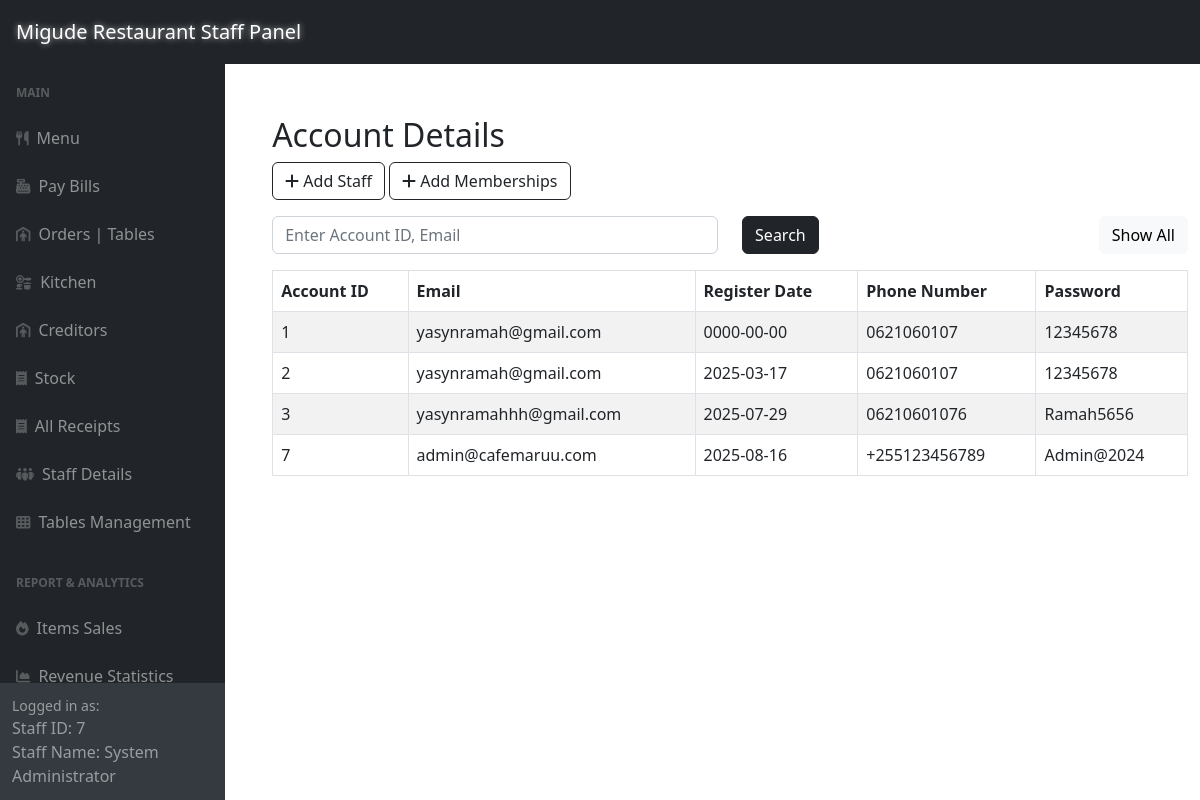
Page /adminSide/panel/account-panel.php (signed in) on the committed database.
### tables this page shows
CREATE TABLE `accounts` (
  `account_id` int(11) NOT NULL,
  `email` varchar(255) DEFAULT NULL,
  `register_date` date DEFAULT NULL,
  `phone_number` varchar(255) DEFAULT NULL,
  `password` varchar(255) DEFAULT NULL
);

### adminSide/panel/account-panel.php (the view, shortened to what this page needs)
<?php include '../inc/dashHeader.php'; ?>
<div class="wrapper">
    <div class="container-fluid pt-5 pl-600">
        <div class="row">
            <div class="m-50">
                <div class="mt-5 mb-3">
                    <h2 class="pull-left">Account Details</h2>
                    <a href="../staffCrud/createStaff.php" class="btn btn-outline-dark"><i class="fa fa-plus"></i> Add Staff</a>
                    <a href="../customerCrud/createCust.php" class="btn btn-outline-dark"><i class="fa fa-plus"></i> Add Memberships</a>
                </div>
                <div class="mb-3">
                    <form method="POST" action="#">
                        <div class="row">
                            <div class="col-md-6">
                                <input required type="text" id="search" name="search" class="form-control" placeholder="Enter Account ID, Email">
                            </div>
                            <div class="col-md-3">
                                <button type="submit" class="btn btn-dark">Search</button>
                            </div>
                            <div class="col" style="text-align: right;" >
                                <a href="account-panel.php" class="btn btn-light">Show All</a>
                            </div>
                        </div>
                    </form>
                </div>
                <?php
                require_once "../config.php";
                if (isset($_POST['search'])) {
                    if (!empty($_POST['search'])) {
                        $search = $_POST['search'];
                        $sql = "SELECT *
                                FROM accounts
                                WHERE email LIKE '%$search%' OR account_id LIKE '%$search%'
                                ORDER BY account_id;";
                    } else {
                        $sql = "SELECT *
                                FROM accounts
                                ORDER BY account_id;";
                    }
                } else {
                    $sql = "SELECT *
                            FROM accounts
                            ORDER BY account_id;";
                }
                if ($result = mysqli_query($link, $sql)) {
                    if (mysqli_num_rows($result) > 0) {
                        echo '<div class="table-responsive">';
                        echo '<table class="table table-bordered table-striped mb-0">';
                        echo "<thead>";
                        echo "<tr>";
                        echo "<th>Account ID</th>";
                        echo "<th>Email</th>";
                        echo "<th>Register Date</th>";
                        echo "<th>Phone Number</th>";
                        echo "<th>Password</th>";
                        echo "</tr>";
                        echo "</thead>";
                        echo "<tbody>";
                        while ($row = mysqli_fetch_array($result)) {
                            echo "<tr>";
                            echo "<td>" . $row['account_id'] . "</td>";
                            echo "<td>" . $row['email'] . "</td>";
                            echo "<td>" . $row['register_date'] . "</td>";
                            echo "<td>" . $row['phone_number'] . "</td>";
                            echo "<td>" . $row['password'] . "</td>";
                            echo "</tr>";
                        }
                        echo "</tbody>";
                        echo "</table>";
                        echo '</div>';
                    } else {
                        echo '<div class="alert alert-danger"><em>No records were found.</em></div>';
                    }
                } else {
                    echo "Oops! Something went wrong. Please try again later.";
                }
                ?>
            </div>
        </div>
    </div>
</div>
<?php include '../inc/dashFooter.php'; ?>

### adminSide/inc/dashHeader.php (style rules this page uses)
html, body { overflow-x: hidden; width: 100%; }
.container, .container-fluid { max-width: 100%; }

### adminSide/panel/account-panel.php (style rules this page uses)
.wrapper { width: 100%; max-width: 1300px; padding-left: 200px; padding-top: 20px }
.table-responsive { width: 100%; overflow-x: auto; -webkit-overflow-scrolling: touch; }

### rows in the picture
accounts: account_id "1", email "yasynramah@gmail.com", register_date "0000-00-00", phone_number "0621060107", password "12345678"
accounts: account_id "2", email "yasynramah@gmail.com", register_date "2025-03-17", phone_number "0621060107", password "12345678"
accounts: account_id "3", email "yasynramahhh@gmail.com", register_date "2025-07-29", phone_number "06210601076", password "Ramah5656"
accounts: account_id "7", email "admin@cafemaruu.com", register_date "2025-08-16", phone_number "+255123456789", password "Admin@2024"

### other values in the picture
$_SESSION['logged_account_id'] "7"
$_SESSION['logged_staff_name'] "System Administrator"
